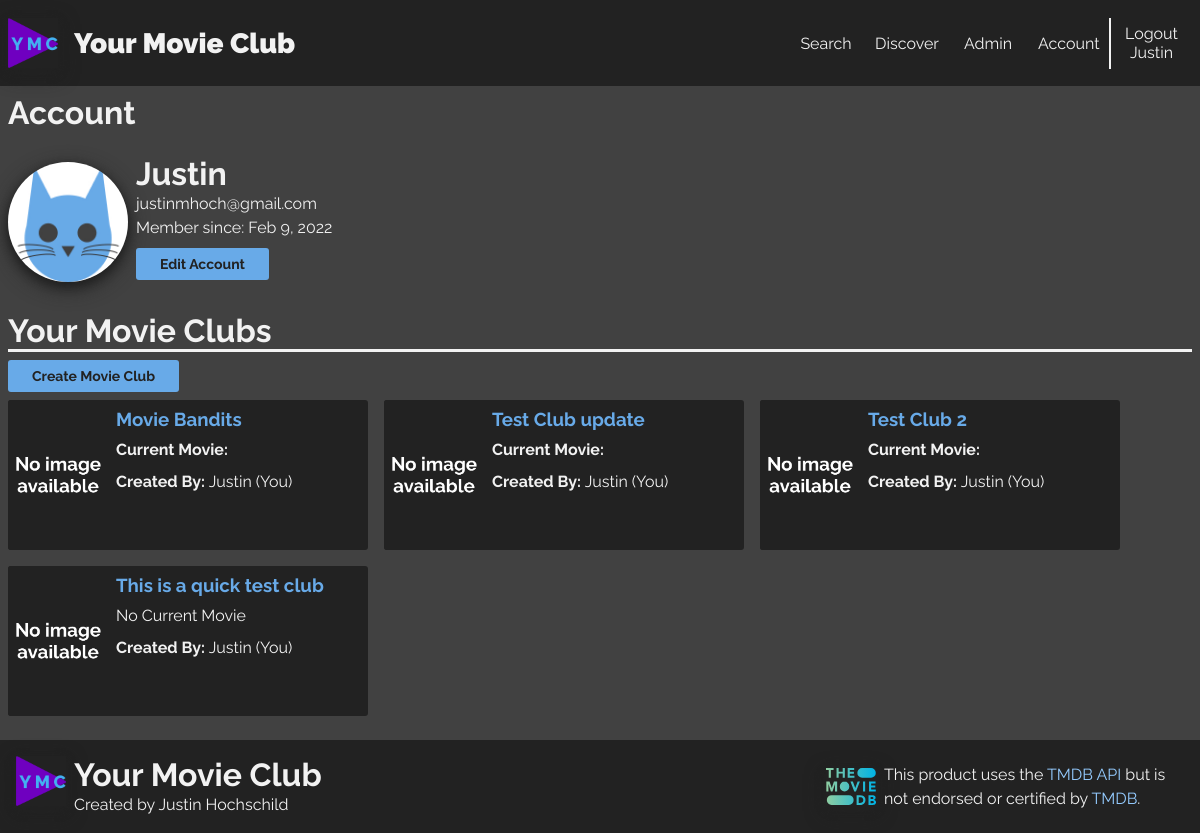
The app's page /account.php (signed in) with its own data.
### tables this page shows
CREATE TABLE `users` (
  `id` int(11) NOT NULL,
  `username` varchar(255) DEFAULT NULL,
  `email` varchar(255) DEFAULT NULL,
  `password` varchar(255) DEFAULT NULL,
  `date_created` date DEFAULT NULL,
  `user_level` int(11) DEFAULT NULL,
  `avatar_path` varchar(255) DEFAULT NULL
);

CREATE TABLE `movie_clubs` (
  `id` int(11) NOT NULL,
  `club_name` varchar(255) DEFAULT NULL,
  `club_owner_id` int(11) DEFAULT NULL,
  `date_created` date DEFAULT NULL,
  `description` text DEFAULT NULL,
  `avatar_path` varchar(255) DEFAULT NULL
);

CREATE TABLE `movie_club_members` (
  `id` int(11) NOT NULL,
  `user_id` int(11) DEFAULT NULL,
  `movie_club_id` int(11) DEFAULT NULL,
  `joined_status` tinyint(1) DEFAULT NULL,
  `date_joined` date DEFAULT NULL
);

### private/initialize.php (called while the page is built, shortened)
<?php
  require_once('functions.php');
  require_once('api_functions.php');
  include('classes/databaseobject.class.php');
  include('classes/user.class.php');
  include('classes/session.class.php');
  include('classes/clubmovie.class.php');
  include('classes/clubmember.class.php');
  $session = new Session;
?>

### private/classes/session.class.php (called while the page is built, shortened)
<?php
class Session {
  public $user_id;
  public $user_level;
  private $last_login;
  public function is_logged_in() {
    return isset($this->user_id) && $this->last_login_is_recent();
  }
  public function is_admin() {
    return $this->user_level == 2 || $this->user_level == 3 ? true : false;
  }
  private function check_stored_login() {
    if(isset($_SESSION['user_id'])) {
      $this->user_id = $_SESSION['user_id'];
      $this->username = $_SESSION['username'];
      $this->user_level = $_SESSION['user_level'];
      $this->last_login = $_SESSION['last_login'];
    }
  }
  private function last_login_is_recent() {
    if(!isset($this->last_login)) {
      return false;
    } elseif(($this->last_login + self::MAX_LOGIN_AGE) < time()) {
      return false;
    } else {
      return true;
    }
  }
}
?>

### private/classes/databaseobject.class.php (called while the page is built, shortened)
<?php
class DatabaseObject {
  static protected $database;
  static protected $table_name = "";
  static public function set_database($database) {
    self::$database = $database;
  }
  static public function find_by_sql($sql) {
    $result = self::$database->query($sql);
    $object_array = [];
    while($record = $result->fetch(PDO::FETCH_ASSOC)) {
        $object_array[] = static::instantiate($record);
    }
    return $object_array;
  }
  static public function find_by_id($id) {
    $sql = "SELECT * FROM " . static::$table_name . " ";
    $sql .= "WHERE id=" . self::$database->quote($id);
    $object_array = static::find_by_sql($sql);
    if(!empty($object_array)) {
      return array_shift($object_array);
    } else {
      return false;
    }
  }
  static public function instantiate($record) {
    $object = new static;
    foreach($record as $property => $value) {
      if(property_exists($object, $property)) {
        $object->$property = $value;
      }
    }
    return $object;
  }
}
?>

### private/classes/user.class.php (called while the page is built, shortened)
<?php
class User extends DatabaseObject {
  public function __construct($args=[]) {
    $this->avatar_path = $args['avatar_path'] ?? 'blue-cat.webp';
  }
}
?>

### private/functions.php (called while the page is built, shortened)
<?php
function h($string="") {
  return htmlspecialchars($string);
}
function get_date_format($date_string) {
  $date = date_create($date_string);
  return date_format($date, 'M j, Y');
}
?>

### private/classes/clubmember.class.php (called while the page is built, shortened)
<?php
class ClubMember extends DatabaseObject {
  static protected $table_name = 'movie_club_members';
  static public function find_all_members_by_user_id($user_id) {
    $sql = "SELECT * FROM " . static::$table_name . " ";
    $sql .= "WHERE user_id=" . self::$database->quote($user_id);
    $object_array = static::find_by_sql($sql);
    if(!empty($object_array)) {
        return $object_array;
    }   else    {
        return false;
    }
  }
}
?>

### private/classes/clubmovie.class.php (called while the page is built, shortened)
<?php
class ClubMovie extends DatabaseObject {
  static protected $table_name = "club_movies";
  static public function find_current_movie($movie_club_id) {
    $sql = "SELECT * FROM " . static::$table_name . " ";
    $sql .= "WHERE movie_club_id=" . self::$database->quote($movie_club_id) . " ";
    $sql .= "AND watched_status=0 LIMIT 1";
    $object_array = static::find_by_sql($sql);
    if(!empty($object_array)) {
        return array_shift($object_array);
    }   else    {
        return false;
    }
  }
}
?>

### private/api_functions.php (called while the page is built, shortened)
<?php
function withApi($url) {
  $response = file_get_contents($url);
  return(json_decode($response));
}
function apiMovie($id) {
  $url = "https://api.themoviedb.org/3/movie/${id}?api_key=" . API_KEY . "&language=en-US&append_to_response=release_dates,watch/providers,credits";
  return withApi($url);
}
function apiCheckImage($image_path, $size="md") {
  if($image_path == ""){
    return "/images/tmdb/missing-image.webp";
  }elseif($size == "md"){
    return "https://image.tmdb.org/t/p/w342" . $image_path;
  }elseif($size == "lg"){
    return "https://image.tmdb.org/t/p/w500" . $image_path;
  }
}
?>

### account.php (the view, shortened to what this page needs)
<?php
require_once('./private/initialize.php');
if(!$session->is_logged_in()) {
  redirect_to('./login.php');
} else {
  $user = User::find_by_id($session->user_id);
  $clubs = ClubMember::find_all_members_by_user_id($user->id);
}
include(SHARED_PATH . '/header.php');
?>
<div class="account-page">
  <h2>Account</h2>
  <section class="account-details">
    <img src="/images/user/<?php echo h($user->avatar_path) ?>" alt="User profile picture" height="250" width="250" loading=“lazy” decoding=“async”>
    <div>
      <h2><?php echo h($user->username) ?></h2>
      <p><?php echo h($user->email) ?></p>
      <p>Member since: <?php echo h(get_date_format($user->date_created)) ?></p>
      <a href="edit-account.php" class="link-button">Edit Account</a>
    </div>
  </section>
  <section class="account-clubs">
    <h2>Your Movie Clubs</h2>
    <a href="create-club.php" class="link-button">Create Movie Club</a>
    <div class="clubs">
    <?php if($clubs !== false) { ?>
      <?php foreach($clubs as $club) {
        $club_details = MovieClub::find_by_id($club->movie_club_id);
        $club_owner = User::find_by_id($club_details->club_owner_id);
        $club_movie = ClubMovie::find_current_movie($club_details->id);
        ?>
        <?php if($club_movie !== false) {
          $movie = apiMovie($club_movie->api_movie_id);
        ?>
          <a href="club.php?id=<?php echo h($club_details->id) ?>" class="club-card">
            <img src="<?php echo h(apiCheckImage($movie->poster_path)); ?>" alt="<?php echo h($movie->title) ?> movie poster" height="231" width="154" loading=“lazy” decoding=“async>
            <div>
              <h3><?php echo h($club_details->club_name) ?></h3>
              <p><span>Current Movie:</span> <?php echo h($movie->title) ?></p>
              <p><span>Created By:</span> <?php if($session->user_id == $club_owner->id){ echo h($club_owner->username . " (You)");}else{ echo h($club_owner->username); } ?></p>
            </div>
          </a>
        <?php }else{?>
          <a href="club.php?id=<?php echo h($club_details->id) ?>" class="club-card">
            <img src="/images/tmdb/missing-image.webp" alt="missing image" height="513" width="342" loading=“lazy” decoding=“async>
            <div>
              <h3><?php echo h($club_details->club_name) ?></h3>
              <p>No Current Movie</p>
              <p><span>Created By:</span> <?php if($session->user_id == $club_owner->id){ echo h($club_owner->username . " (You)");}else{ echo h($club_owner->username); } ?></p>
            </div>
          </a>
        <?php } ?>
      <?php } ?>
    <?php } ?>
    </div>
  </section>
</div>
<?php
include(SHARED_PATH . '/footer.php');
?>

### private/shared/header.php (shortened to what this page needs)
<!DOCTYPE html>
<html lang="en">
  <head>
    <link rel="stylesheet" href="/css/style.min.css">
  </head>
  <body>
    <div class="wrapper">
      <header>
        <nav>
          <a href="/" class="logo-a" name="Home">
            <img src="/images/logo/logo.png" alt="Your Movie Club Logo" height="150" width="150" loading=“lazy” decoding=“async”>
            <h1>Your Movie Club</h1>
          </a>
          <ul class="menu">
            <li class="nav-link"><a href="/search">Search</a></li>
            <li class="nav-link"><a href="/discover">Discover</a></li>
            <?php if($session->is_logged_in()) { ?>
              <?php if($session->is_admin()){ ?>
                <li class="nav-link">
                  <a href="/admin">Admin</a>
                </li>
              <?php } ?>
              <li class="nav-link" id="nav-account-link">
                <a href="/account">Account</a>
              </li>
              <li class="nav-link" id="nav-logout"><a href="/logout">Logout <?php echo $session->username ?></a></li>
            <?php } else { ?>
            <li class="nav-link"><a href="/login">Login</a></li>
            <li class="nav-link"><a href="/signup">SignUp</a></li>
            <?php } ?>
          </ul>
        </nav>
      </header>
      <main>

### records on screen
users: username "Justin", avatar_path (picture), email "justinmhoch@gmail.com", date_created "Feb 9, 2022", username "Justin (You)"
movie_clubs: club_name "Movie Bandits"
movie_club_members: movie_club.club_name "Test Club update", user.username "Justin (You)"
movie_club_members: movie_club.club_name "Test Club 2", user.username "Justin (You)"
movie_club_members: movie_club.club_name "This is a quick test club", user.username "Justin (You)"
